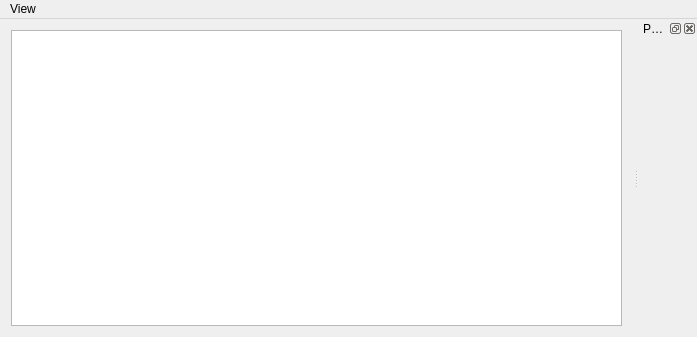
<?xml version="1.0" encoding="UTF-8"?>
<ui version="4.0">
 <class>MainWindow</class>
 <widget class="QMainWindow" name="MainWindow">
  <property name="geometry">
   <rect>
    <x>0</x>
    <y>0</y>
    <width>697</width>
    <height>337</height>
   </rect>
  </property>
  <property name="windowTitle">
   <string>Points Editor</string>
  </property>
  <widget class="QWidget" name="centralWidget">
   <layout class="QHBoxLayout" name="horizontalLayout">
    <item>
     <widget class="QGraphicsView" name="graphicsView"/>
    </item>
   </layout>
  </widget>
  <widget class="QMenuBar" name="menuBar">
   <property name="geometry">
    <rect>
     <x>0</x>
     <y>0</y>
     <width>697</width>
     <height>22</height>
    </rect>
   </property>
   <widget class="QMenu" name="menuVi">
    <property name="title">
     <string>View</string>
    </property>
    <addaction name="actionPoints"/>
   </widget>
   <addaction name="menuVi"/>
  </widget>
  <widget class="QDockWidget" name="dockWidgetPoints">
   <property name="windowTitle">
    <string>Points</string>
   </property>
   <attribute name="dockWidgetArea">
    <number>2</number>
   </attribute>
   <widget class="QWidget" name="dockWidgetContentsPoints"/>
  </widget>
  <action name="actionPoints">
   <property name="text">
    <string>Points</string>
   </property>
  </action>
 </widget>
 <layoutdefault spacing="6" margin="11"/>
 <resources/>
 <connections/>
</ui>
